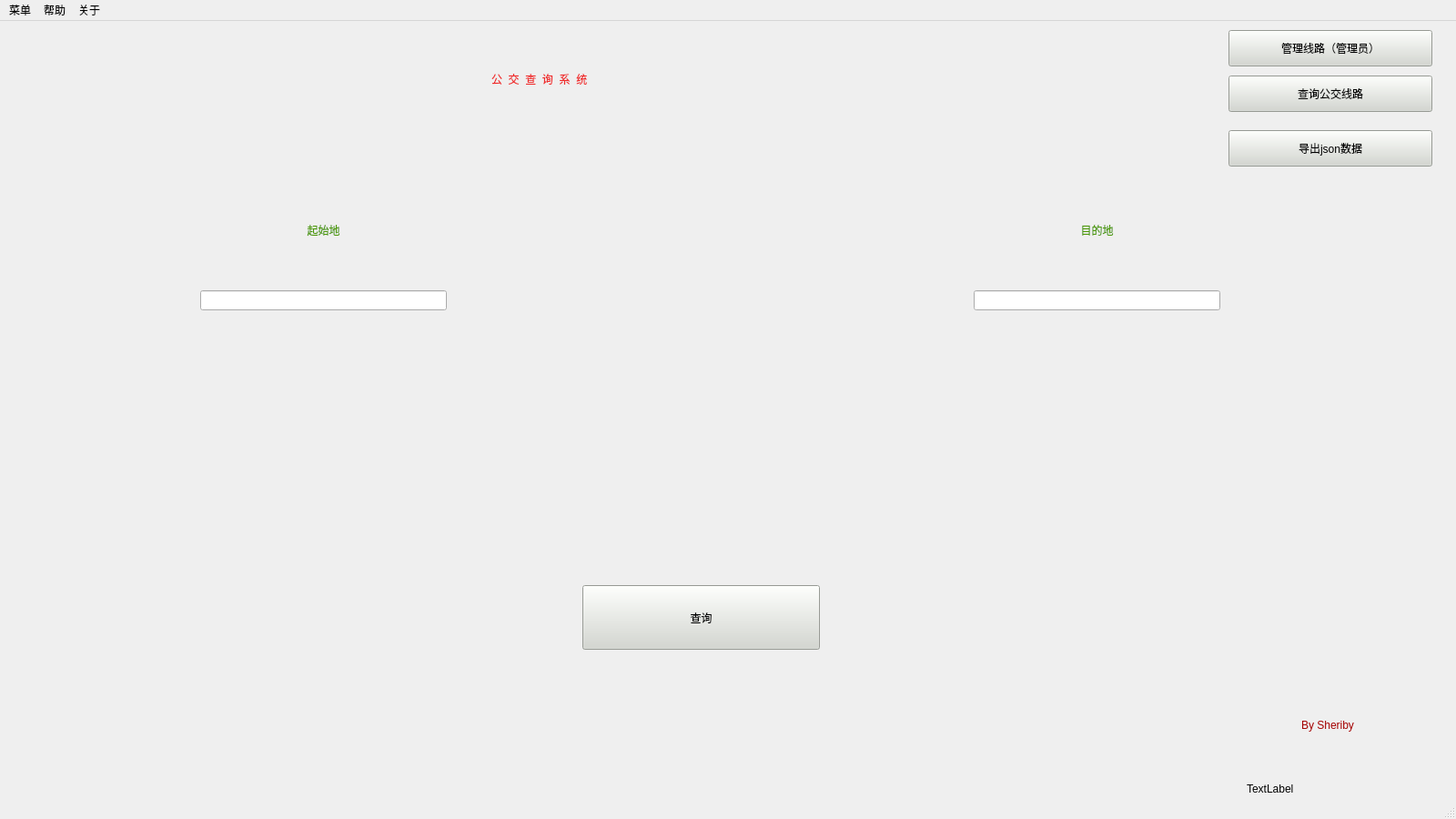
<?xml version="1.0" encoding="UTF-8"?>
<ui version="4.0">
 <class>MainWindow</class>
 <widget class="QMainWindow" name="MainWindow">
  <property name="geometry">
   <rect>
    <x>0</x>
    <y>0</y>
    <width>1600</width>
    <height>900</height>
   </rect>
  </property>
  <property name="sizePolicy">
   <sizepolicy hsizetype="Expanding" vsizetype="Preferred">
    <horstretch>0</horstretch>
    <verstretch>0</verstretch>
   </sizepolicy>
  </property>
  <property name="minimumSize">
   <size>
    <width>1600</width>
    <height>900</height>
   </size>
  </property>
  <property name="maximumSize">
   <size>
    <width>1600</width>
    <height>900</height>
   </size>
  </property>
  <property name="windowTitle">
   <string>MainWindow</string>
  </property>
  <widget class="QWidget" name="centralwidget">
   <widget class="QLabel" name="label_2">
    <property name="geometry">
     <rect>
      <x>540</x>
      <y>30</y>
      <width>477</width>
      <height>68</height>
     </rect>
    </property>
    <property name="styleSheet">
     <string notr="true">font: 57 40pt &quot;WenQuanYi Zen Hei Sharp&quot;;
color: rgb(239, 41, 41);</string>
    </property>
    <property name="text">
     <string>公  交  查  询  系  统</string>
    </property>
   </widget>
   <widget class="QPushButton" name="btnSelect">
    <property name="geometry">
     <rect>
      <x>640</x>
      <y>620</y>
      <width>261</width>
      <height>71</height>
     </rect>
    </property>
    <property name="styleSheet">
     <string notr="true">font: 24pt &quot;WenQuanYi Micro Hei&quot;;
background-color: rgb(211, 215, 207);</string>
    </property>
    <property name="text">
     <string>查询</string>
    </property>
   </widget>
   <widget class="QWidget" name="layoutWidget">
    <property name="geometry">
     <rect>
      <x>220</x>
      <y>170</y>
      <width>271</width>
      <height>201</height>
     </rect>
    </property>
    <property name="sizePolicy">
     <sizepolicy hsizetype="Preferred" vsizetype="Fixed">
      <horstretch>0</horstretch>
      <verstretch>0</verstretch>
     </sizepolicy>
    </property>
    <layout class="QVBoxLayout" name="verticalLayout">
     <item>
      <widget class="QLabel" name="label">
       <property name="sizePolicy">
        <sizepolicy hsizetype="Preferred" vsizetype="Fixed">
         <horstretch>0</horstretch>
         <verstretch>0</verstretch>
        </sizepolicy>
       </property>
       <property name="styleSheet">
        <string notr="true">font: 57 30pt &quot;WenQuanYi Zen Hei Sharp&quot;;
color: rgb(78, 154, 6);</string>
       </property>
       <property name="text">
        <string>起始地</string>
       </property>
       <property name="alignment">
        <set>Qt::AlignCenter</set>
       </property>
      </widget>
     </item>
     <item>
      <widget class="QLineEdit" name="leStart">
       <property name="sizePolicy">
        <sizepolicy hsizetype="Preferred" vsizetype="Fixed">
         <horstretch>0</horstretch>
         <verstretch>0</verstretch>
        </sizepolicy>
       </property>
       <property name="styleSheet">
        <string notr="true">font: 75 20pt &quot;WenQuanYi Micro Hei&quot;;
color: rgb(32, 74, 135);</string>
       </property>
       <property name="alignment">
        <set>Qt::AlignCenter</set>
       </property>
      </widget>
     </item>
    </layout>
   </widget>
   <widget class="QLabel" name="label_4">
    <property name="geometry">
     <rect>
      <x>1370</x>
      <y>830</y>
      <width>85</width>
      <height>27</height>
     </rect>
    </property>
    <property name="text">
     <string>TextLabel</string>
    </property>
   </widget>
   <widget class="QLabel" name="label_5">
    <property name="geometry">
     <rect>
      <x>1430</x>
      <y>760</y>
      <width>96</width>
      <height>28</height>
     </rect>
    </property>
    <property name="styleSheet">
     <string notr="true">color: rgb(164, 0, 0);
font: 57 16pt &quot;WenQuanYi Zen Hei&quot;;</string>
    </property>
    <property name="text">
     <string>By Sheriby</string>
    </property>
   </widget>
   <widget class="QPushButton" name="btnManage">
    <property name="geometry">
     <rect>
      <x>1350</x>
      <y>10</y>
      <width>224</width>
      <height>40</height>
     </rect>
    </property>
    <property name="styleSheet">
     <string notr="true">background-color: rgb(211, 215, 207);
font: 57 16pt &quot;WenQuanYi Zen Hei Sharp&quot;;</string>
    </property>
    <property name="text">
     <string>管理线路（管理员）</string>
    </property>
   </widget>
   <widget class="QPushButton" name="btnQuery">
    <property name="geometry">
     <rect>
      <x>1350</x>
      <y>60</y>
      <width>224</width>
      <height>40</height>
     </rect>
    </property>
    <property name="styleSheet">
     <string notr="true">background-color: rgb(211, 215, 207);
font: 57 16pt &quot;WenQuanYi Zen Hei Sharp&quot;;</string>
    </property>
    <property name="text">
     <string>查询公交线路</string>
    </property>
   </widget>
   <widget class="QWidget" name="layoutWidget_2">
    <property name="geometry">
     <rect>
      <x>1070</x>
      <y>170</y>
      <width>271</width>
      <height>201</height>
     </rect>
    </property>
    <property name="sizePolicy">
     <sizepolicy hsizetype="Preferred" vsizetype="Fixed">
      <horstretch>0</horstretch>
      <verstretch>0</verstretch>
     </sizepolicy>
    </property>
    <layout class="QVBoxLayout" name="verticalLayout_3">
     <item>
      <widget class="QLabel" name="label_6">
       <property name="sizePolicy">
        <sizepolicy hsizetype="Preferred" vsizetype="Fixed">
         <horstretch>0</horstretch>
         <verstretch>0</verstretch>
        </sizepolicy>
       </property>
       <property name="styleSheet">
        <string notr="true">font: 57 30pt &quot;WenQuanYi Zen Hei Sharp&quot;;
color: rgb(78, 154, 6);</string>
       </property>
       <property name="text">
        <string>目的地</string>
       </property>
       <property name="alignment">
        <set>Qt::AlignCenter</set>
       </property>
      </widget>
     </item>
     <item>
      <widget class="QLineEdit" name="leEnd">
       <property name="sizePolicy">
        <sizepolicy hsizetype="Preferred" vsizetype="Fixed">
         <horstretch>0</horstretch>
         <verstretch>0</verstretch>
        </sizepolicy>
       </property>
       <property name="styleSheet">
        <string notr="true">font: 75 20pt &quot;WenQuanYi Micro Hei&quot;;
color: rgb(32, 74, 135);</string>
       </property>
       <property name="alignment">
        <set>Qt::AlignCenter</set>
       </property>
      </widget>
     </item>
    </layout>
   </widget>
   <widget class="QPushButton" name="btnJsonOut">
    <property name="geometry">
     <rect>
      <x>1350</x>
      <y>120</y>
      <width>224</width>
      <height>40</height>
     </rect>
    </property>
    <property name="styleSheet">
     <string notr="true">background-color: rgb(211, 215, 207);
font: 57 16pt &quot;WenQuanYi Zen Hei Sharp&quot;;</string>
    </property>
    <property name="text">
     <string>导出json数据</string>
    </property>
   </widget>
  </widget>
  <widget class="QMenuBar" name="menubar">
   <property name="geometry">
    <rect>
     <x>0</x>
     <y>0</y>
     <width>1600</width>
     <height>32</height>
    </rect>
   </property>
   <widget class="QMenu" name="menu">
    <property name="title">
     <string>菜单</string>
    </property>
    <addaction name="actionManage"/>
    <addaction name="actionQuery"/>
   </widget>
   <widget class="QMenu" name="menu_2">
    <property name="title">
     <string>帮助</string>
    </property>
    <addaction name="actionHelp"/>
   </widget>
   <widget class="QMenu" name="menu_3">
    <property name="title">
     <string>关于</string>
    </property>
    <addaction name="actionAbout"/>
   </widget>
   <addaction name="menu"/>
   <addaction name="menu_2"/>
   <addaction name="menu_3"/>
  </widget>
  <widget class="QStatusBar" name="statusbar"/>
  <action name="actionManage">
   <property name="text">
    <string>管理线路</string>
   </property>
  </action>
  <action name="actionDel">
   <property name="text">
    <string>删除线路</string>
   </property>
  </action>
  <action name="actionQuery">
   <property name="text">
    <string>查询线路</string>
   </property>
  </action>
  <action name="actionAbout">
   <property name="text">
    <string>关于本系统</string>
   </property>
  </action>
  <action name="actionHelp">
   <property name="text">
    <string>寻求帮助</string>
   </property>
  </action>
 </widget>
 <tabstops>
  <tabstop>leStart</tabstop>
  <tabstop>leEnd</tabstop>
  <tabstop>btnSelect</tabstop>
  <tabstop>btnManage</tabstop>
  <tabstop>btnQuery</tabstop>
 </tabstops>
 <resources/>
 <connections/>
</ui>
